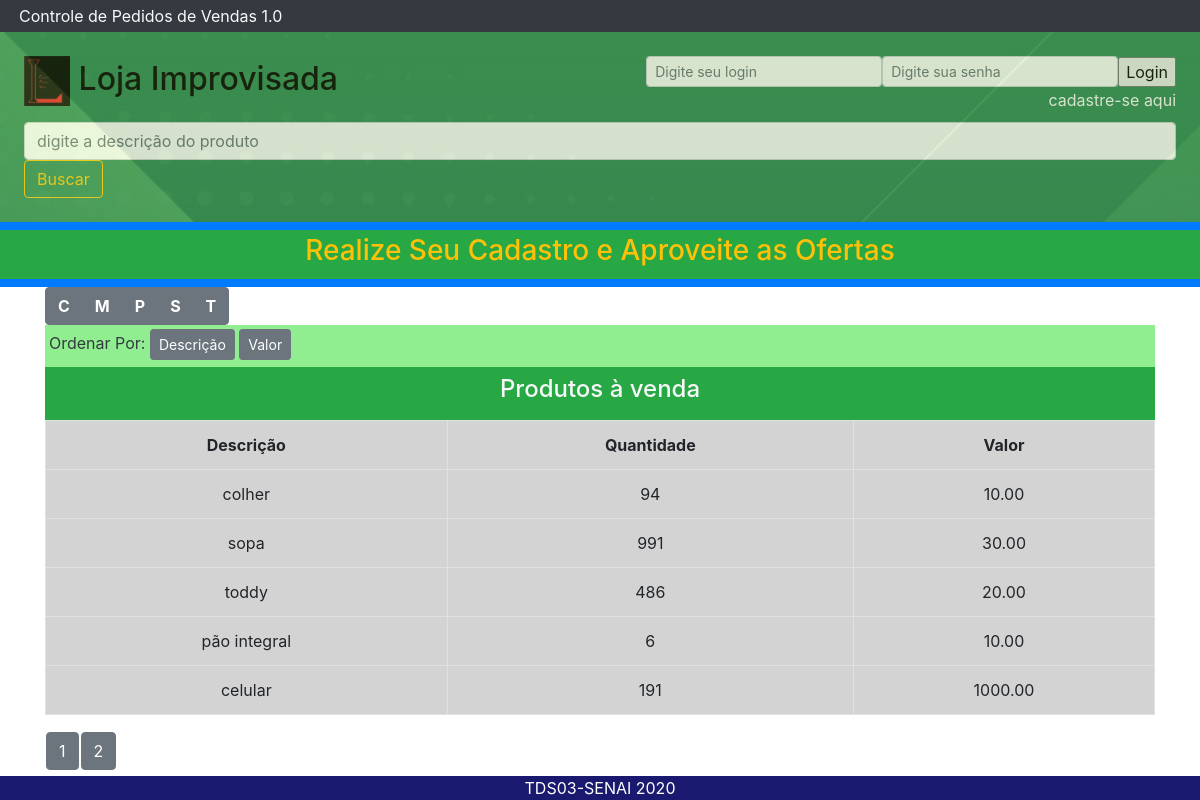
The page / on the database its author committed.
### tables this page shows
CREATE TABLE `produtos` (
  `idprodutos` int(11) NOT NULL,
  `descricao` varchar(255) NOT NULL,
  `estoque` int(11) NOT NULL,
  `valor` decimal(10,2) DEFAULT NULL,
  `status_produto` tinytext DEFAULT NULL
);

### index.php (the view, shortened to what this page needs)
<!DOCTYPE HTML>
<html>
    <head>
        <link rel="stylesheet" href="https://maxcdn.bootstrapcdn.com/bootstrap/4.0.0/css/bootstrap.min.css">
    </head>
    <body>
        <header><div class="p-1 mb-0 bg-dark text-light "><div class="col-md-4 col-md-offset-4">Controle de Pedidos de Vendas 1.0</div></div></header>
        <nav style="background-image:url('img/background.jpg');">
            <div class="p-4 mb-0" style="background-color:seagreen;color:black; opacity:0.75">
                    <div class="box float-left" style="width:50%;">
                        <div class="form-group">
                        <h2><img src="img/logo.jpg" width=8% height=8%>
                        Loja Improvisada</h2>
                        </div>
                    </div>
                    <div class="float-right">
                        <form class="form-inline" name="login" id="login_usuario" action="login.php" method="post">
                        <div class="form-group">
                            <input class="form-control form-control-sm" type="text" name="login" placeholder="Digite seu login">
                            <input class="form-control form-control-sm" type="password" name="senha" placeholder="Digite sua senha">
                            <br/>
                            <input type="submit" value="Login">
                        </div>
                        </form>
                    </div>
                    <div class="p-2 mb-2">
                    </div>
                    <p>
                    <div class="float-right">
                        <a href='cadcliente.php' style="color:white">cadastre-se aqui</a>
                    </div>
                        <?php
                            include("conecta.php");
                        ?>
                    <div>
                        <div>
                            <form class="form" action="index.php" method="post">
                            <input class="form-control input-lg" type="text" name="procura" placeholder="digite a descrição do produto">
                            <input type="submit" name="Procurar" value="Buscar" class="btn btn-outline-warning">
                        </div>
                    </div>
            </div>
        </nav>
        <section>
            <div class='p-1 mb-0 bg-primary text-dark'>
            </div>
            <?php
            echo "<div class='p-1 mb-0 bg-success text-warning'>";
                echo "<div class='container'>";
                    echo "<div style='text-align: center;'>";
                        echo "<h3>Realize Seu Cadastro e Aproveite as Ofertas</h3>";
                    echo "</div>";
                echo "</div>";
            echo "</div>";
            ?>
            <div class='p-1 mb-0 bg-primary text-dark'>
            </div>
            <div class="container">
                    <div class="btn-toolbar" role="toolbar" aria-label="Toolbar with button groups">
                        <div class="btn-group mr-2" role="group" aria-label="First group">
                            <?php
                                $letra = mysqli_query($conn, "SELECT DISTINCT LEFT(descricao, 1) AS letra from produtos ORDER BY letra");
                                while($letras = mysqli_fetch_array($letra)){
                                    $inicial = strtoupper($letras['letra']);
                                    echo '<button type="submit" value="'.$inicial.'" name="letra" class="btn btn-secondary"><b>'.$inicial.'</b></button>';
                                }
                            ?>
                        </div>
                    </div>
                        <div class="p-1 mb-0 text-dark" style="background-color: lightgreen">
                            <label>Ordenar Por:</label>
                            <button type=submit name="descricao" class="btn btn-secondary btn-sm">Descrição</button>
                            <button type=submit name="valor" class="btn btn-secondary btn-sm">Valor</button>
                        </div>
                    <?php
                        $pagina = (isset($_GET['pagina']))? $_GET['pagina'] : 1;
                        if(!isset($_POST['descricao']) and !isset($_POST['valor']) and !isset($_POST['letra']) and (!isset($_POST['procura']) or $_POST['procura']==null)){
                            $sql = mysqli_query($conn, "SELECT * FROM produtos WHERE status_produto='A' ORDER BY idprodutos");
                        }
                        $total = mysqli_num_rows($sql);
                        $registros = 5;
                        $numpaginas = ceil($total / $registros);
                        $inicial = ($registros * $pagina) - $registros;
                        if(!isset($_POST['descricao']) and !isset($_POST['valor']) and !isset($_POST['letra']) and (!isset($_POST['procura']) or $_POST['procura']==null)){
                            $sql = mysqli_query($conn, "SELECT * FROM produtos WHERE status_produto='A' ORDER BY idprodutos LIMIT $inicial,$registros");
                        }
                        echo "<div>";
                            echo "<div class='p-2 mb-0 bg-success text-light'>";
                                echo "<h4 style='text-align:center;'>Produtos à venda</h4>";
                            echo "</div>";
                            echo "<table class='table table-bordered' style='text-align:center;background-color: lightgray'>";
                            echo "<tr>";
                                echo "<th>Descrição</th>";
                                echo "<th>Quantidade</th>";
                                echo "<th>Valor</th>";
                            echo "</tr>";
                            while($produto = mysqli_fetch_array($sql)){
                                echo "<tr>";
                                    echo "<td>".$produto['descricao']."</td>";
                                    echo "<td>".$produto['estoque']."</td>";
                                    echo "<td>".$produto['valor']."</td>";
                                echo "</tr>";
                            }
                            echo "</table>";
                            echo "<div class='btn-toolbar' role='toolbar' aria-label='Toolbar with button groups'>";
                                echo "<div class='btn-group mr-0' role='group' aria-label='First group'>";
                                    echo "<table>";
                                        for($i = 1; $i <  $numpaginas + 1; $i++){
                                            echo "<td><form action='index.php?pagina=$i' method='post'>";
                                                if(!isset($_POST['valor']) and !isset($_POST['descricao']) and !isset($_POST['letra']) and (!isset($_POST['procura']) or $_POST['procura']==null)){
                                                    echo "<button type=submit class='btn btn-secondary'>$i</button>";
                                                }
                                            echo "</form></td>";
                                        }
                                    echo "</table>";
                                echo "</div>";
                            echo "</div>";
                        echo "</div>";
                        ?>
            </div>
            <div class="p-2 mb-2">
            </div>
        </section>
        <footer>
        <div style="position:fixed; left: 0; bottom: 0; width: 100%; background-color: #191970; color: white; text-align: center;">TDS03-SENAI 2020</div>
        </footer>
    </body>
</html>

### rows shown on the page
produtos: descricao "colher", estoque "94", valor "10.00"
produtos: descricao "sopa", estoque "991", valor "30.00"
produtos: descricao "toddy", estoque "486", valor "20.00"
produtos: descricao "pão integral", estoque "6", valor "10.00"
produtos: descricao "celular", estoque "191", valor "1000.00"

### other values the page prints
$inicial "C"
$inicial "M"
$inicial "P"
$inicial "S"
$inicial "T"
